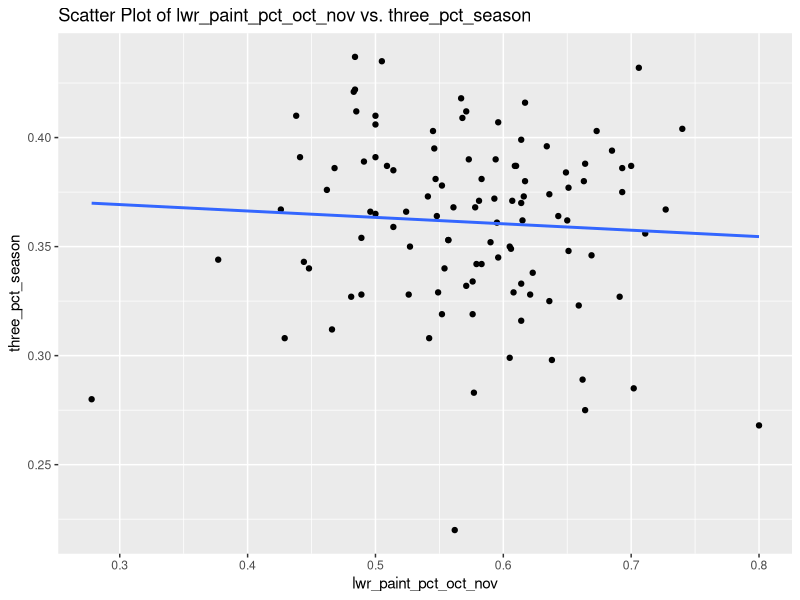
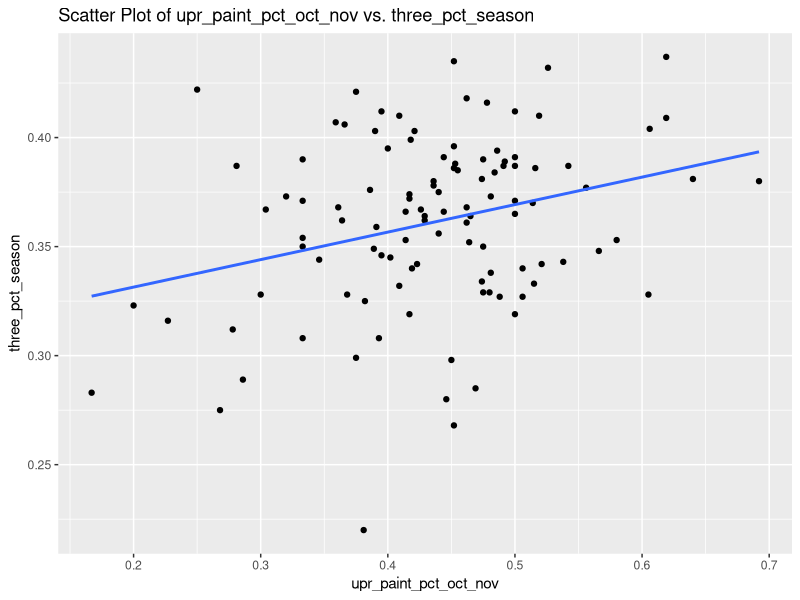
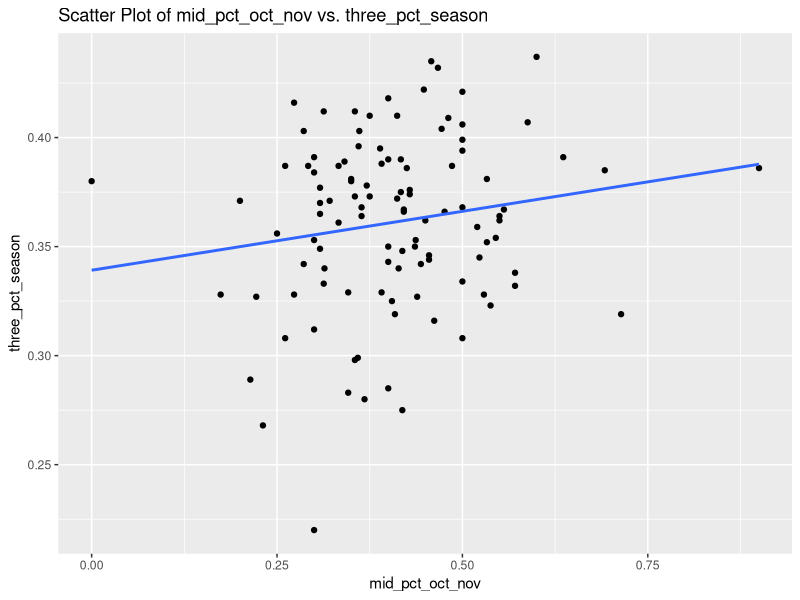
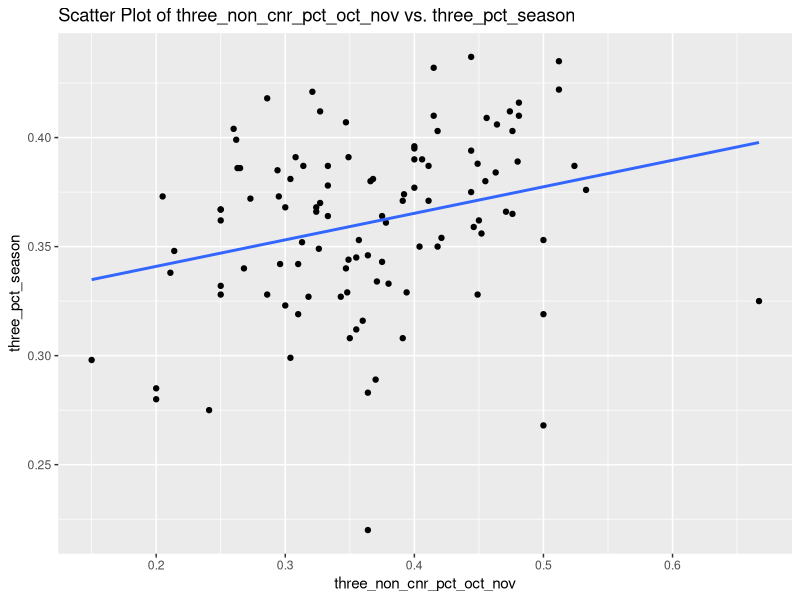
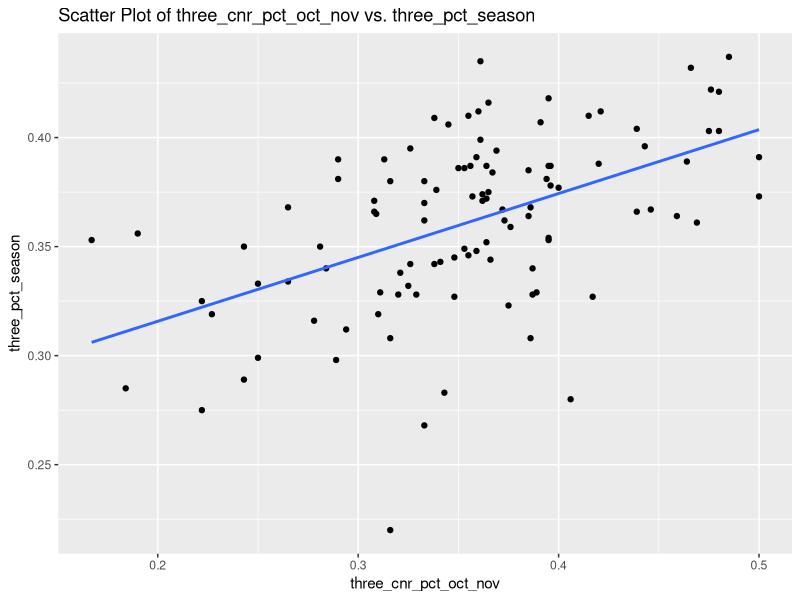
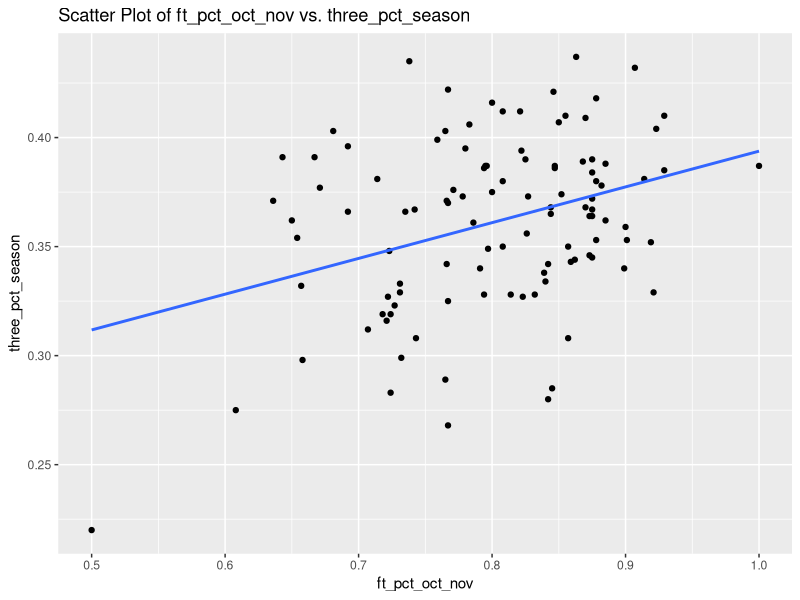
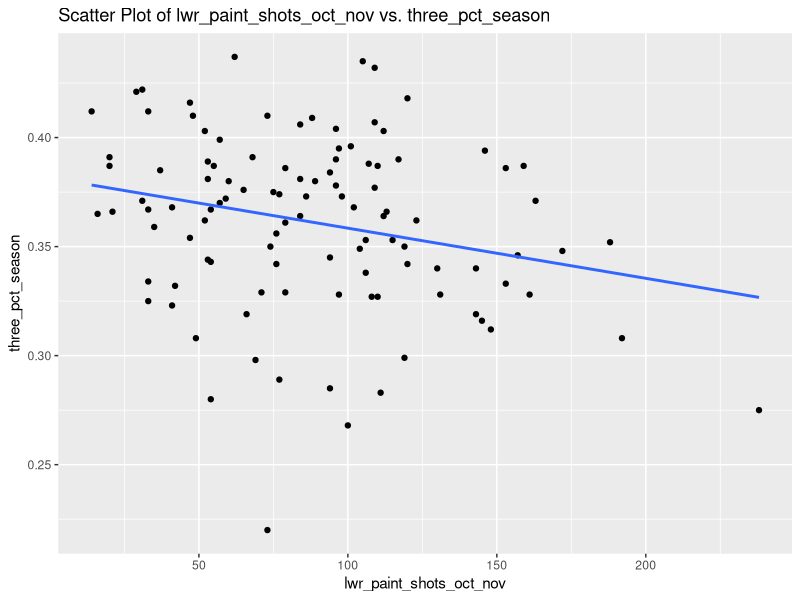
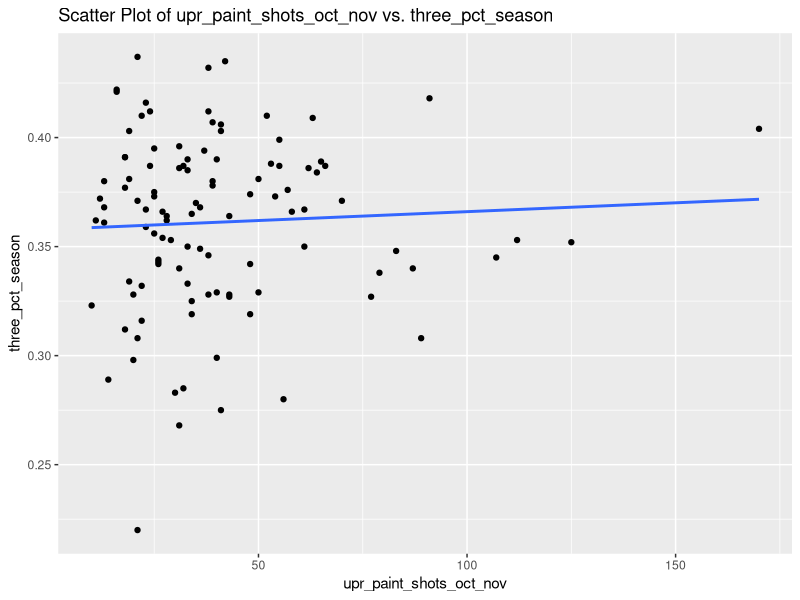

Here is the R script that generated these plots, in order:
## ---- chunk 1
data <- read.csv("fas_2024.csv")
print(data)
## ---- chunk 2
feature_names <- c("lwr_paint_pct_oct_nov", "upr_paint_pct_oct_nov", "mid_pct_oct_nov",
              "three_non_cnr_pct_oct_nov", "three_cnr_pct_oct_nov", "ft_pct_oct_nov",
              "lwr_paint_shots_oct_nov", "upr_paint_shots_oct_nov", "mid_shots_oct_nov",
              "three_non_cnr_shots_oct_nov", "three_cnr_shots_oct_nov", "ft_shots_oct_nov")

feature_data <- data[, feature_names]

# Calculcate r-values in order to see which features correlate strongest with three-point percentages
# http://www.sthda.com/english/wiki/correlation-matrix-a-quick-start-guide-to-analyze-format-and-visualize-a-correlation-matrix-using-r-software#r-functions
correlation_matrix <- cor(feature_data, data$three_pct_season)

r_values <- correlation_matrix[, 1]

sorted_indices <- order(r_values, decreasing = TRUE)

#Sort in order to visualize strongest correlations at the top
sorted_correlation_matrix <- correlation_matrix[sorted_indices, , drop = FALSE]

print(sorted_correlation_matrix)
## ---- chunk 3
# http://www.sthda.com/english/wiki/ggplot2-scatter-plots-quick-start-guide-r-software-and-data-visualization
library(ggplot2)

# Examine scatterplots to see graphical relationship (perhaps a linear one?) between features and three_pct_season data
for (feature in feature_names) {
  plot_title <- paste("Scatter Plot of", feature, "vs. three_pct_season")
  
  plot <- ggplot(data, aes_string(x = feature, y = "three_pct_season")) +
    geom_point() +
    geom_smooth(method = "lm", se = FALSE) +
    labs(title = plot_title)
  
  print(plot)
}
## ---- chunk 4
selected_features <- c("three_cnr_pct_oct_nov", "ft_pct_oct_nov", "upr_paint_pct_oct_nov", "three_non_cnr_pct_oct_nov", "three_pct_season")

training_set <- data[, selected_features]
actual <- data[, "three_pct_season"]

# https://www.rdocumentation.org/packages/stats/versions/3.6.2/topics/lm
model <- lm(three_pct_season ~ three_cnr_pct_oct_nov + ft_pct_oct_nov + upr_paint_pct_oct_nov + three_non_cnr_pct_oct_nov, data = training_set)

summary(model)

# https://www.rdocumentation.org/packages/car/versions/3.1-2/topics/Predict
predictions <- predict(model, newdata = data.frame(three_cnr_pct_oct_nov = data$three_cnr_pct_oct_nov, 
                     ft_pct_oct_nov = data$ft_pct_oct_nov,
                     upr_paint_pct_oct_nov = data$upr_paint_pct_oct_nov,
                     three_non_cnr_pct_oct_nov = data$three_non_cnr_pct_oct_nov)
)

predictions_df <- data.frame(Name = data$Name, predicted_three_pct_season = predictions)
print(predictions_df)

mse <- mean((predictions - actual)^2)

print(paste("Mean Squared Error: ", mse))
